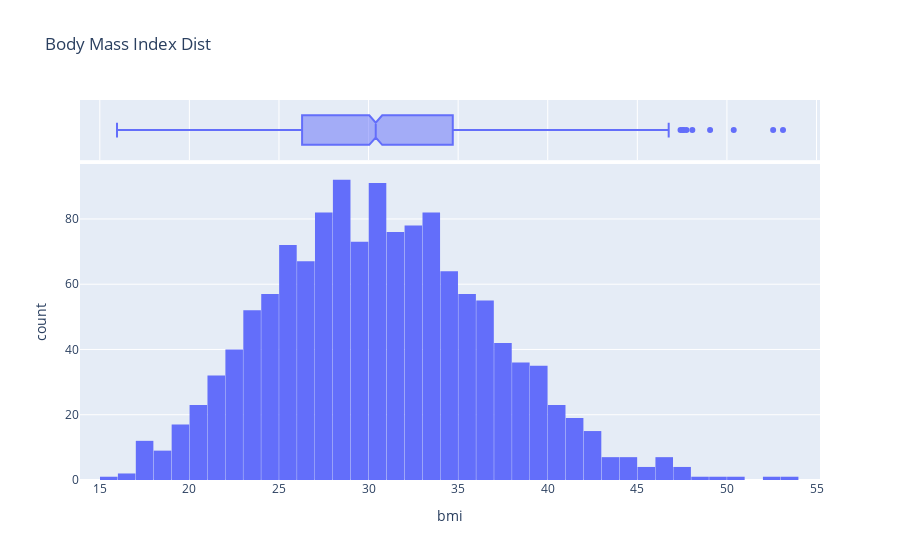

This figure's notebook cell:
### Code cell
bmi = px.histogram(medical_df , x = 'bmi' , title="Body Mass Index Dist" , marginal='box')
bmi.update_layout(bargap = 0.02)
bmi.show()

### Figure 1 — Plotly figure (JSON) as saved in the notebook; plotly's stock layout.template omitted (floating-point values rounded to 4 significant figures; data arrays with more than 128 entries replaced by an {"elided": "..."} marker saying what was removed)
{"data": [{"bingroup": "x", "hovertemplate": "bmi=%{x}<br>count=%{y}<extra></extra>", "legendgroup": "", "marker": {"color": "#636efa", "pattern": {"shape": ""}}, "name": "", "orientation": "v", "showlegend": false, "type": "histogram", "x": {"elided": "1338 float values"}, "xaxis": "x", "yaxis": "y"}, {"hovertemplate": "bmi=%{x}<extra></extra>", "legendgroup": "", "marker": {"color": "#636efa"}, "name": "", "notched": true, "showlegend": false, "type": "box", "x": {"elided": "1338 float values"}, "xaxis": "x2", "yaxis": "y2"}], "layout": {"bargap": 0.02, "barmode": "relative", "legend": {"tracegroupgap": 0}, "title": {"text": "Body Mass Index Dist"}, "xaxis": {"anchor": "y", "domain": [0, 1], "title": {"text": "bmi"}}, "xaxis2": {"anchor": "y2", "domain": [0, 1], "matches": "x", "showgrid": true, "showticklabels": false}, "yaxis": {"anchor": "x", "domain": [0, 0.8316], "title": {"text": "count"}}, "yaxis2": {"anchor": "x2", "domain": [0.8416, 1], "matches": "y2", "showgrid": false, "showline": false, "showticklabels": false, "ticks": ""}}}
